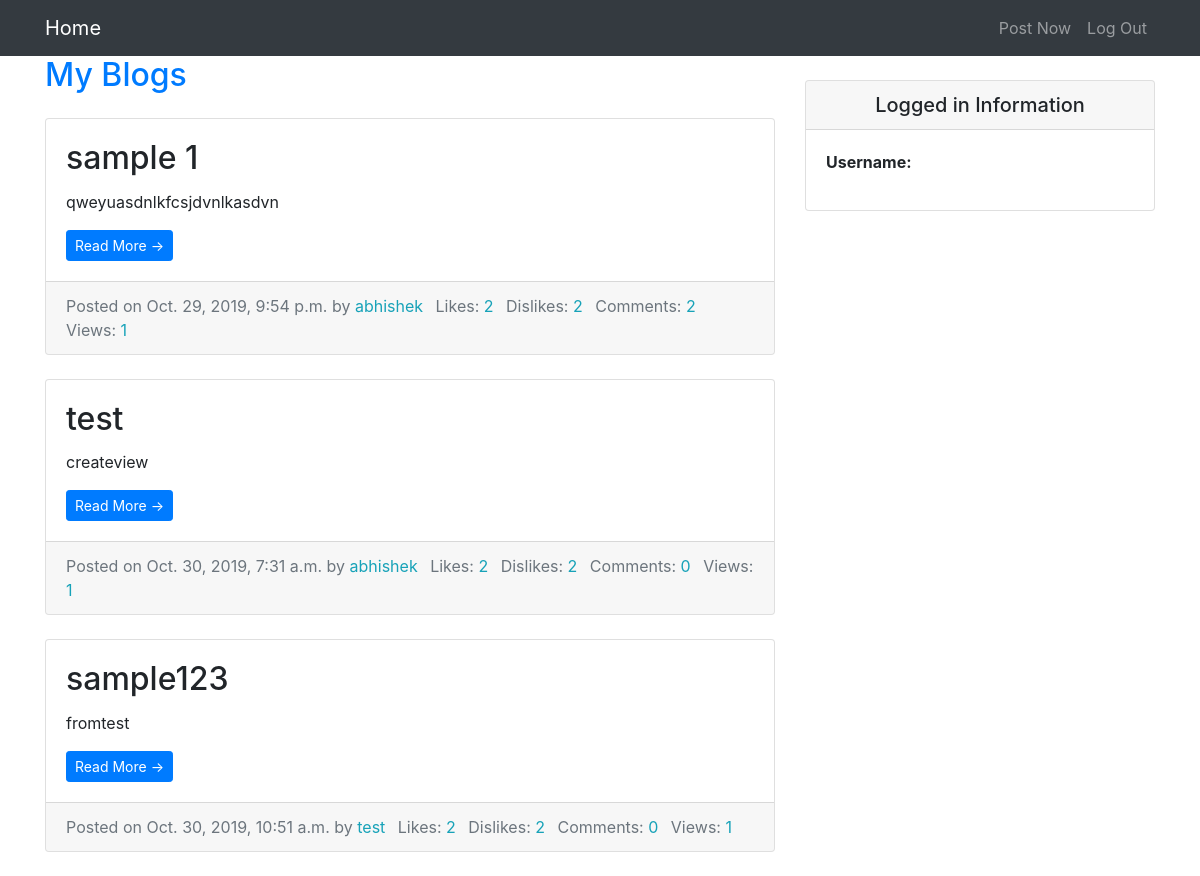
/home/, run on the app's committed database.
### blog/models.py (models this page shows)
class Blog(models.Model):
    title=models.CharField(max_length=50)
    text=models.TextField()
    date=models.DateTimeField(default=timezone.now)
    author=models.ForeignKey(User,on_delete=models.CASCADE)

### blog/views.py (the view)
# urls.py: path('home/',dashboard,name='dashboard123'),
def dashboard(request):
    blogs=Blog.objects.all()
    likes=Like.objects.values('blog').annotate(Count('blog')).order_by('blog')
    l=[]
    for i in likes:
        l.append(i.get('blog__count'))
    dislikes=Dislike.objects.values('blog').annotate(Count('blog')).order_by('blog')
    dl=[]
    for i in dislikes:
        dl.append(i.get('blog__count'))
    comments=Comment.objects.values('blog').annotate(Count('blog')).order_by('blog')
    c=[]
    for i in comments:
        c.append(i.get('blog__count'))
    v=[]
    blog_views=UrlHit.objects.values('url').annotate(Count('url')).order_by('url')
    for i in blog_views:
        v.append(i.get('url__count'))
    data=zip_longest(blogs,l,dl,c,v,fillvalue=0)
    return render(request,'blog/dashboard.html',{'dataset':data})

### blog/templates/blog/dashboard.html
{% extends "blog/parent.html" %}
{% block content %}
<div class="col-md-8">
    <a href="{% url 'dashboard' %}"><h2>My Blogs</h2></a>
    {% for blog,like,dislike,comment,view in dataset %}
    <div class="card mb-4 mt-4">
      <div class="card-body">
        <h2 class="card-title">{{ blog.title }}</h2>
        <p class="card-text">{{blog.text}}</p>
        <a href="{% url 'blog-details' blog.pk %}" class="btn btn-primary btn-sm">Read More &rarr;</a>
      </div>
      <div class="card-footer text-muted">
        Posted on {{blog.date}} by
        <span class= "text-info mr-2">{{blog.author}}</span>
        Likes: <span class= "text-info mr-2">{{like}}</span>
        Dislikes: <span class= "text-info mr-2">{{dislike}}</span>
        Comments: <span class= "text-info mr-2">{{comment}}</span>
        Views: <span class= "text-info mr-2">{{view}}</span>
      </div>
    </div>
    {% endfor %}
  </div>
{% endblock %}

### blog/templates/blog/parent.html (shortened to what this page needs)
{%load static%}
<!DOCTYPE html>
<html lang="en">
<head>
  <link href="{% static 'blog/vendor/bootstrap/css/bootstrap.min.css' %}" rel="stylesheet">
  <link href="{% static 'blog/css/blog-home.css' %}" rel="stylesheet">
</head>
<body>
  <nav class="navbar navbar-expand-lg navbar-dark bg-dark fixed-top">
    <div class="container">
      <a class="navbar-brand" href="{% url 'dashboard123' %}">Home</a>
      <div class="collapse navbar-collapse" id="navbarResponsive">
        <ul class="navbar-nav ml-auto">
          <li class="nav-item">
            <a class="nav-link" href="{% url 'create-blog' %}">Post Now</a>
          </li>
          <li class="nav-item">
            <a class="nav-link" href="{% url 'logout' %}">Log Out</a>
          </li>
        </ul>
      </div>
    </div>
  </nav>
  <div class="container">
    <div class="row">
      {%block content%}{%endblock%}
    <div class="col-md-4">
      <div class="card my-4">
          <h5 class="card-header text-center">Logged in Information</h5>
          <div class="card-body">
            <ul class="list-unstyled mb-0">
                <li>
                    <p> <strong>Username:</strong>{{ user.username }}</p>
                </li>
            </ul>
          </div>
        </div>
      </div>
    </div>
  </div>
</body>
</html>

### blog/static/blog/css/blog-home.css (style rules this page uses)
body { padding-top: 56px; }

### data on the page
Blog: title "sample 1", text "qweyuasdnlkfcsjdvnlkasdvn", date "Oct. 29, 2019, 9:54 p.m.", author "abhishek", like "2", dislike "2", comment "2", view "1"
Blog: title "test", text "createview", date "Oct. 30, 2019, 7:31 a.m.", author "abhishek", id "2", comment "0", author "1"
Blog: title "sample123", text "fromtest", date "Oct. 30, 2019, 10:51 a.m.", author "test", author "2", comment "0", view "1"
